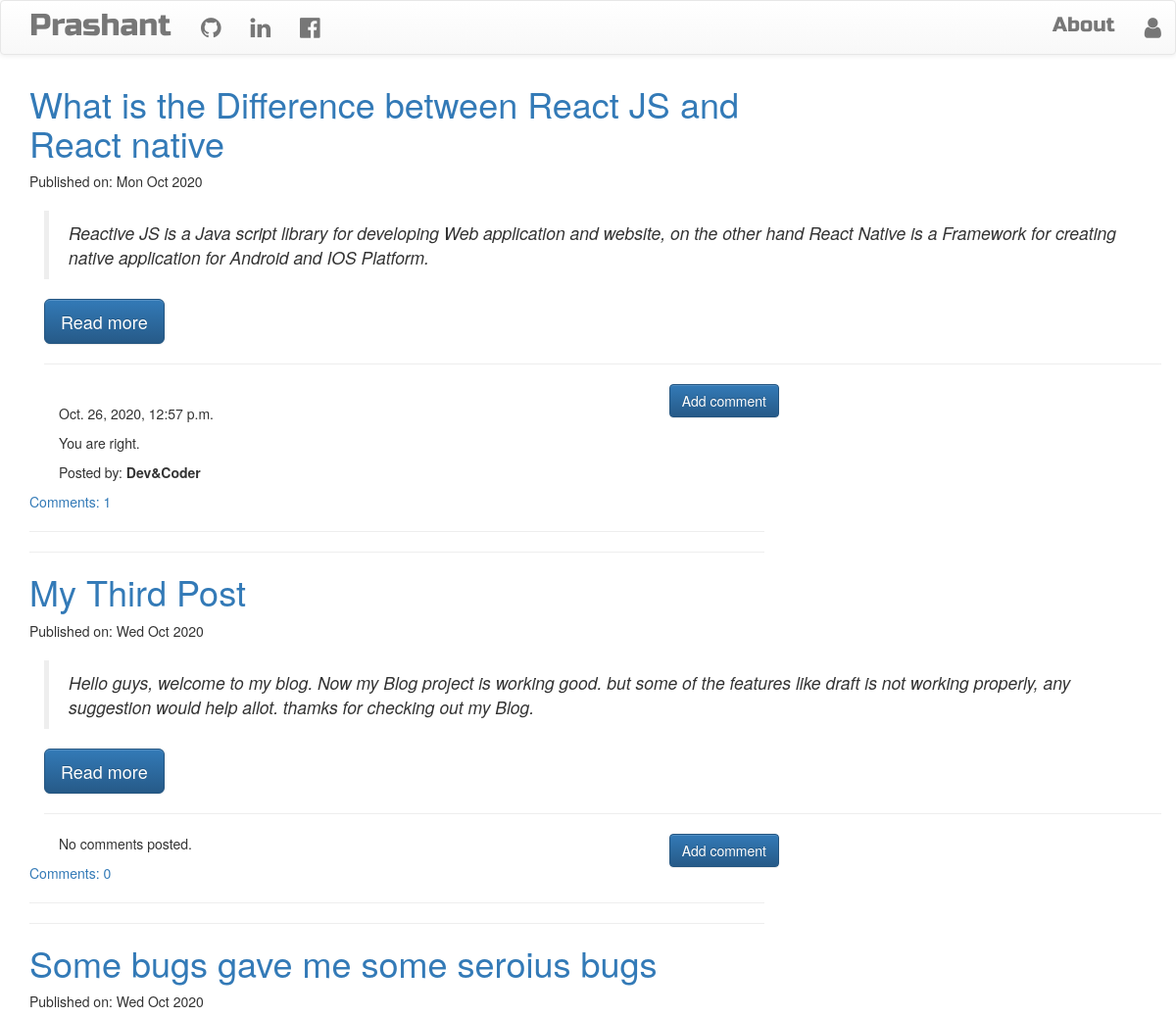
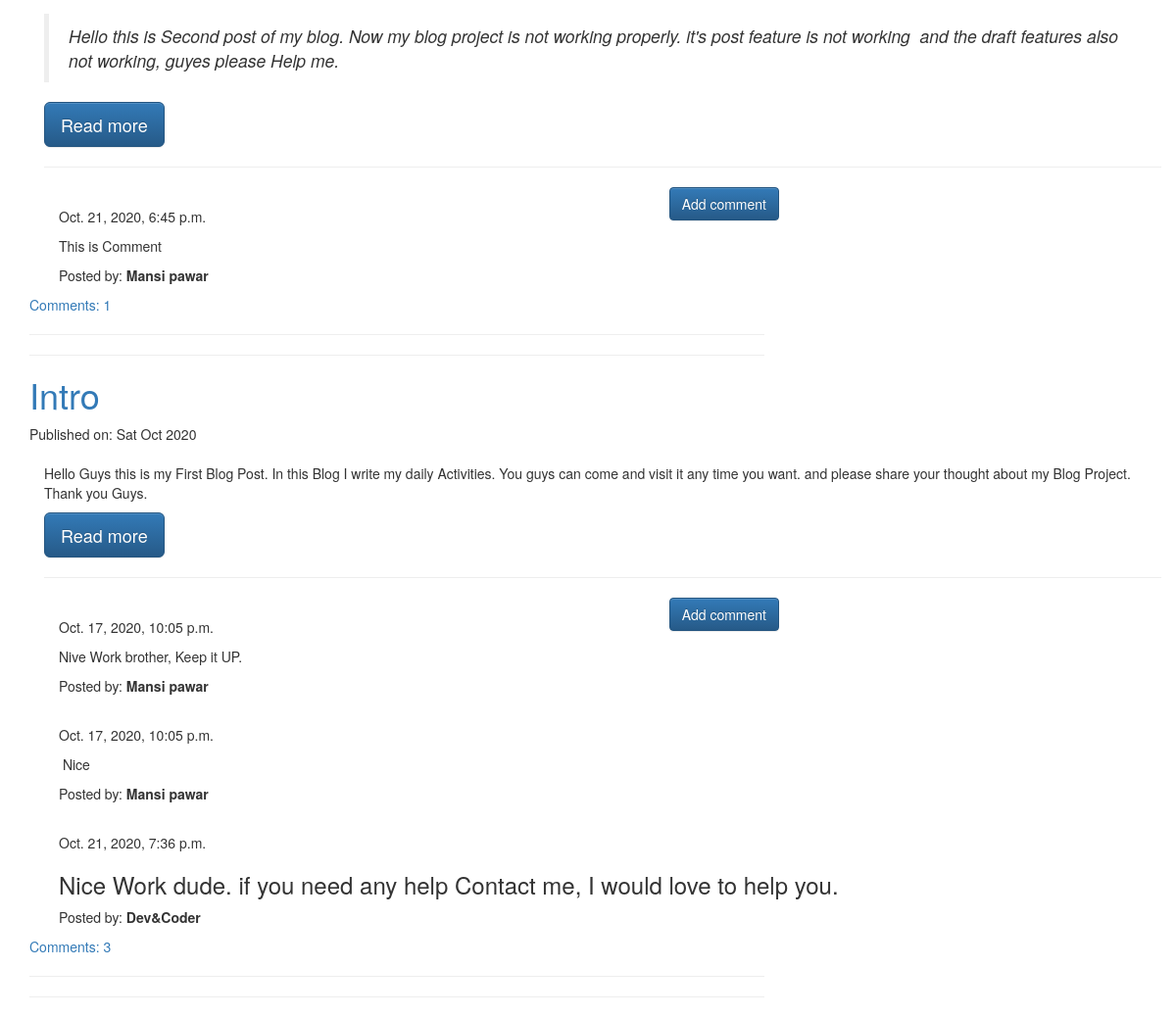
The page / on the database its author committed (2 pictures, top to bottom).
### blog/models.py (models this page shows, shortened)
class Post(models.Model):
    author = models.ForeignKey('auth.User', on_delete=models.CASCADE,)
    title = models.CharField(max_length=200)
    text = models.CharField(max_length=600)
    create_date = models.DateTimeField(default=timezone.now)
    published_date = models.DateTimeField(blank=True, null=True)
    def approve_comments(self):
        return self.comments.filter(approved_comment=True)

class Comment(models.Model):
    post = models.ForeignKey('blog.Post', related_name='comments', on_delete=models.CASCADE,)
    author = models.CharField(max_length=400)
    text = models.TextField()
    created_date = models.DateTimeField(default=timezone.now())
    approved_comment = models.BooleanField(default=False)

### blog/views.py (the view)
# urls.py: url(r'^$', views.PostListView.as_view(), name='post_list'),
class PostListView(ListView):
    model = Post
    def get_queryset(self):
        return Post.objects.filter(published_date__lte=timezone.now()).order_by('-published_date')

### blog/templates/blog/post_list.html (shortened to what this page needs)
{% extends 'blog/base.html' %}
{% block content %}
<div class="centerstage">
    {% for post in post_list %}
        <div class="post">
            <h1><a href="{% url 'post_detail' pk=post.pk %}">{{ post.title }}</a></h1>
            <div class="date">
                <p>Published on: {{ post.published_date|date:"D M Y"}}</p>
                <div class="container">
                    <p class='postcontent' >{{ post.text|safe|linebreaksbr }}</p>
                    <a class="btn btn-primary btn-lg" href="{% url 'post_detail' pk=post.pk %}" role="button">Read more</a>
                    <hr class="my-4">
                    <a class="btn btn-primary btn-comment" href="{% url 'add_comment_to_post' pk=post.pk %}">Add comment</a>
                    <div class="container">
                        {% for comment in post.comments.all %}
                          <br>
                              {% if user.is_authenticated or comment.approved_comment %}
                                {{ comment.created_date }}
                                <p>{{ comment.text|safe|linebreaks }}</p>
                                <p>Posted by: <strong>{{ comment.author }}</strong></p>
                              {% endif %}
                          {% empty %}
                              <p>No comments posted.</p>
                        {% endfor %}
                </div>
            </div>
            <a href="{% url 'post_detail' pk=post.pk %}">Comments: {{ post.approve_comments.count }}</a>
                <hr class="my-4">
                <hr class="my-4">
        </div>
    {% endfor %}
</div>
{% endblock %}

### blog/templates/blog/base.html (shortened to what this page needs)
{% load static %}
<html lang="en">
<head>
    <link rel="stylesheet" href="https://cdnjs.cloudflare.com/ajax/libs/font-awesome/4.7.0/css/font-awesome.min.css">
    <link rel="stylesheet" href="https://stackpath.bootstrapcdn.com/bootstrap/3.4.1/css/bootstrap.min.css"
>
    <link rel="stylesheet" href="https://stackpath.bootstrapcdn.com/bootstrap/3.4.1/css/bootstrap-theme.min.css"
>
    <link rel="stylesheet" href="//cdn.jsdelivr.net/npm/medium-editor@latest/dist/css/medium-editor.min.css"
      type="text/css" media="screen" charset="utf-8">
    <link rel="stylesheet" href="{% static 'css/blog.css' %}">
</head>
<body class="loader">
    <nav class="navbar navbar-default techfont custom-navbar">
        <div class="container">
            <ul class="nav navbar-nav">
                <li><a class="navbar-brand bigbrand" href="{% url 'post_list' %}">Prashant</a></li>
                <li><a href="https://github.com/Prashantpanwar2504"><i class="fa fa-github" aria-hidden="true" style="font-size:24px"></i></a></li>
                <li><a href="https://linkedin.com/prashant-panwar-ab7242189" ><i class="fa fa-linkedin" aria-hidden="true" style="font-size:24px"></i></a></li>
                <li><a href="https://facebook.com/prashant.panwar.967" ><i class="fa fa-facebook-official" aria-hidden="true" style="font-size:24px"></i></a></li>
            </ul>
            <ul class="nav navbar-nav navbar-right">
                {% if user.is_authenticated %}
                    <li>
                        <a href="{% url 'post_new' %}">New Post</a>
                    </li>
                    <li>
                        <a href="{% url 'post_draft_list' %}">Draft</a>
                    </li>
                    <li>
                        <a href="{% url 'logout' %}">Logout</a>
                    </li>
                    <li>
                        <a>Welcome: {{ user.username }}</a>
                    </li>
                {% else %}
                <li><a href="{% url 'about' %}">About</a></li>
                <li><a class="nav navbar-right" href="{% url 'login' %}"><i class="fa fa-user" aria-hidden="true" style="font-size:24px"></i></a></li>
                {% endif %}
            </ul>
        </div>
    </nav>
    <div class="content container">
        <div class="row">
            <div class="col-md-8">
                <div class="blog_posts">
                    {% block content %}
                    {% endblock %}
                </div>
            </div>
        </div>
    </div>
</body>
</html>

### blog/static/css/blog.css (style rules this page uses)
.techfont { font-family:'Russo One',sans-serif; font-size: 1.5em; margin-bottom: 10px; }
.bigbrand { font-size: 1.5em; }
.centerstage { margin-left:auto; margin-right:auto; }
.postcontent { font-family:'Playfair'; font-size: 1.5em; }
.btn-comment { position: absolute; right: 0px; }
.loader { filter:hue-rotate(0deg); color:linear-gradient(45deg,#0f8,#08f); animation:hue 10000ms infinite linear; }

### rows shown on the page
Post: title "What is the Difference between React JS and React native", published_date "Mon Oct 2020", text "Reactive JS is a Java script library for developing Web application and website, on the other hand React Native is a Framework for creating native application for Android and IOS Platform.", approve_comments.count "1"
Comment: created_date "Oct. 26, 2020, 12:57 p.m.", text "You are right.", author "Dev&Coder"
Post: title "My Third Post", published_date "Wed Oct 2020", text "Hello guys, welcome to my blog. Now my Blog project is working good. but some of the features like draft is not working properly, any suggestion would help allot. thamks for checking out my Blog.", approve_comments.count "0"
Post: title "Some bugs gave me some seroius bugs", published_date "Wed Oct 2020", text "Hello this is Second post of my blog. Now my blog project is not working properly. it's post feature is not working and the draft features also not working, guyes please Help me.", approve_comments.count "1"
Comment: created_date "Oct. 21, 2020, 6:45 p.m.", text "This is Comment", author "Mansi pawar"
Post: title "Intro", published_date "Sat Oct 2020", text "Hello Guys this is my First Blog Post. In this Blog I write my daily Activities. You guys can come and visit it any time you want. and please share your thought about my Blog Project. Thank you Guys.", approve_comments.count "3"
Comment: created_date "Oct. 17, 2020, 10:05 p.m.", text "Nive Work brother, Keep it UP.", author "Mansi pawar"
Comment: created_date "Oct. 17, 2020, 10:05 p.m.", text "Nice", author "Mansi pawar"
Comment: created_date "Oct. 21, 2020, 7:36 p.m.", text "Nice Work dude. if you need any help Contact me, I would love to help you.", author "Dev&Coder"
